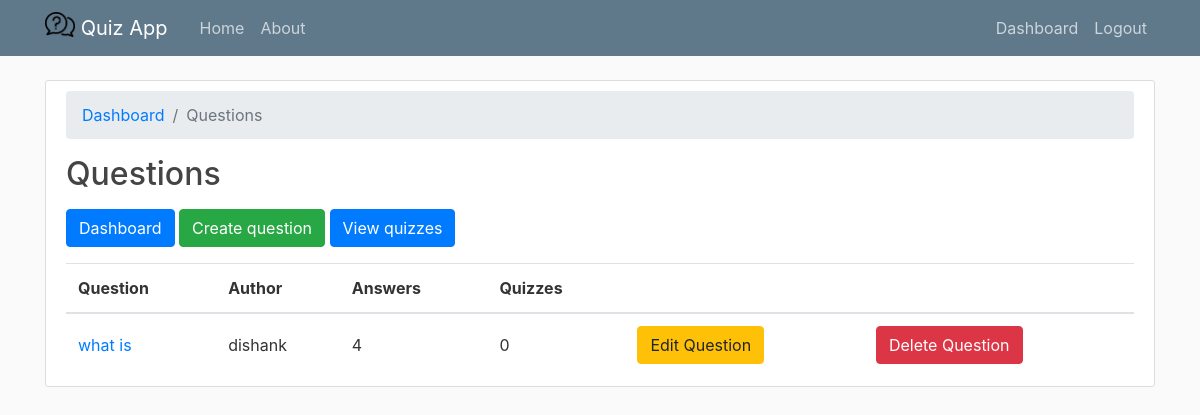
The app's page /question/view/ (signed in), older data.
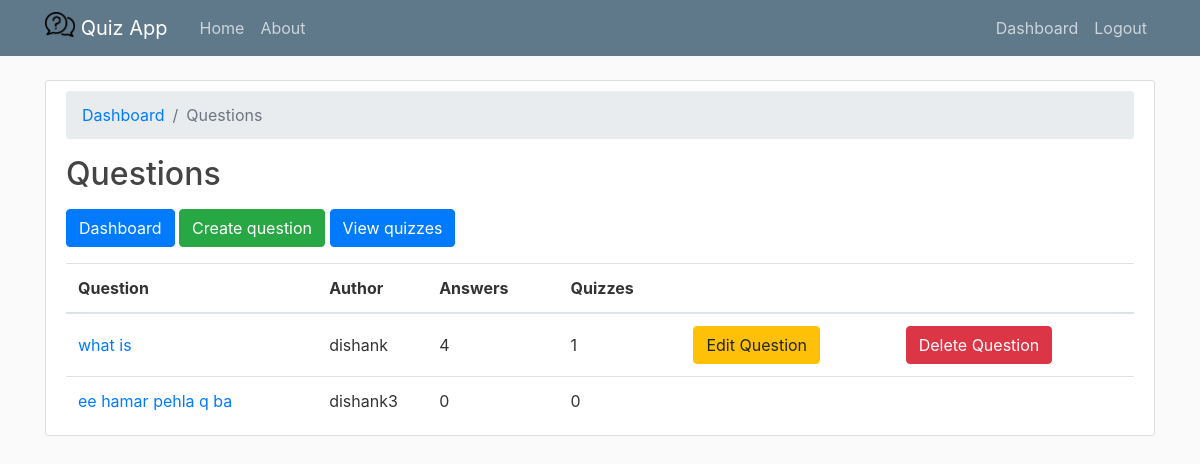
The same page, newer data.
### dashboard/models.py (models this page shows, shortened)
class Question(models.Model):
    text = models.CharField('Question', max_length=255)
    author = models.ForeignKey(Teacher, on_delete=models.CASCADE,related_name='questions')

class Teacher(models.Model):
    user = models.OneToOneField(User, on_delete=models.CASCADE, primary_key=True)
    def __str__(self):
        return self.user.username

class User(AbstractUser):
    is_student = models.BooleanField(default=False)
    is_teacher = models.BooleanField(default=False)

### dashboard/views.py (the view)
# urls.py: path('question/view/', ListQuestionView.as_view(), name='question-view'),
@method_decorator(login_required, name="dispatch")
class ListQuestionView(ListView):
    model = Question
    ordering = ('text', )
    context_object_name = 'questions'
    template_name = 'dashboard/question_list.html'
    def get_queryset(self):
        queryset = Question.objects.all() \
            .annotate(answer_count=Count('answers', distinct=True)) \
            .annotate(selected_count=Count('selected_question', distinct=True))
        return queryset

### dashboard/templates/dashboard/question_list.html
{% extends "dashboard/base.html" %}
{% block content %}
<div class="content-section">
  <nav aria-label="breadcrumb">
    <ol class="breadcrumb">
        <li class="breadcrumb-item"><a href="{% url 'teacher-dashboard' %}">Dashboard</a></li>
        <li class="breadcrumb-item active" aria-current="page">Questions</li>
    </ol>
  </nav>
  <h2 class="mb-3">Questions</h2>
  <a href="{% url 'teacher-dashboard' %}" class="btn btn-primary mb-3" role="button">Dashboard</a>
  <a href="{% url 'question-add' %}" class="btn btn-success mb-3" role="button">Create question</a>
  <a href="{% url 'quiz-view' %}" class="btn btn-primary mb-3" role="button">View quizzes</a>
  <div class="table-responsive">
    <table class="table mb-0">
      <thead>
        <tr>
          <th>Question</th>
          <th>Author</th>
          <th>Answers</th>
          <th>Quizzes</th>
          <th></th>
          <th></th>
        </tr>
      </thead>
      <tbody>
        {% for question in questions %}
          <tr>
            <td class="align-middle"><a href="{% url 'question-edit' question.pk %}">{{ question.text }}</a></td>
            <td class="align-middle overflowing">{{ question.author }}</td>
            <td class="align-middle">{{ question.answer_count }}</td>
            <td class="align-middle">{{ question.selected_count }}</td>
            {% if question.author == user.teacher %}
            <td class="align-middle">
              <a href="{% url 'question-edit' question.pk %}" class="btn btn-warning">Edit Question</a>
            </td>
            <td class="align-middle">
              <a href="{% url 'question-delete' question.pk %}" class="btn btn-danger">Delete Question</a>
            </td>
            {% else %}
            <td class="align-middle">
            </td>
            <td class="align-middle">
            </td>
            {% endif %}
          </tr>
        {% empty %}
          <tr>
            <td class="bg-light text-center font-italic" colspan="5">Nobody has created any questions yet. Go ahead and <a href="{% url 'question-add' %}">create the first question</a>.</td>
          </tr>
        {% endfor %}
      </tbody>
    </table>
  </div>
</div>
{% endblock content %}

Row changes from the older to the newer data that the page shows:
computed for Question "what is": selected_count "0" → "1"
added Question: text "ee hamar pehla q ba", author "dishank3", answer_count "0", selected_count "0"
